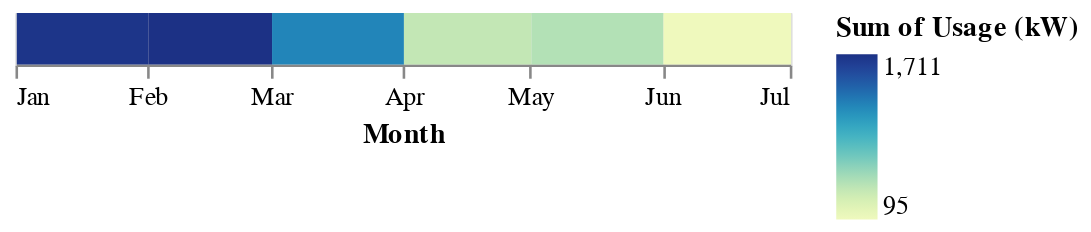

The cell this chart's notebook holds for it:
### Markdown cell above
It is very hard to see each individual rectangle. All we can surmise from this visual representation is that the dataset includes energy data for the first 7 months of the year.
Let's use color to encode the energy usage for each month.

### Code cell
alt.Chart(data).mark_rect().encode(
    alt.X('month(date)').title('Month'),
    alt.Color('sum(usage):Q').title('Sum of Usage (kW)')
)

### Figure 1 — Vega-Lite specification as saved in the notebook (floating-point values rounded to 4 significant figures; data arrays with more than 128 entries replaced by an {"elided": "..."} marker saying what was removed)
{"config": {"view": {"continuousWidth": 300, "continuousHeight": 300}}, "data": {"name": "data-f1179be6f8c169ab1865cd2ebcde3ea1"}, "mark": {"type": "rect"}, "encoding": {"color": {"aggregate": "sum", "field": "usage", "title": "Sum of Usage (kW)", "type": "quantitative"}, "x": {"field": "date", "timeUnit": "month", "title": "Month", "type": "temporal"}}, "$schema": "https://vega.github.io/schema/vega-lite/v5.20.1.json", "datasets": {"data-f1179be6f8c169ab1865cd2ebcde3ea1": {"elided": "4336 records"}}}
